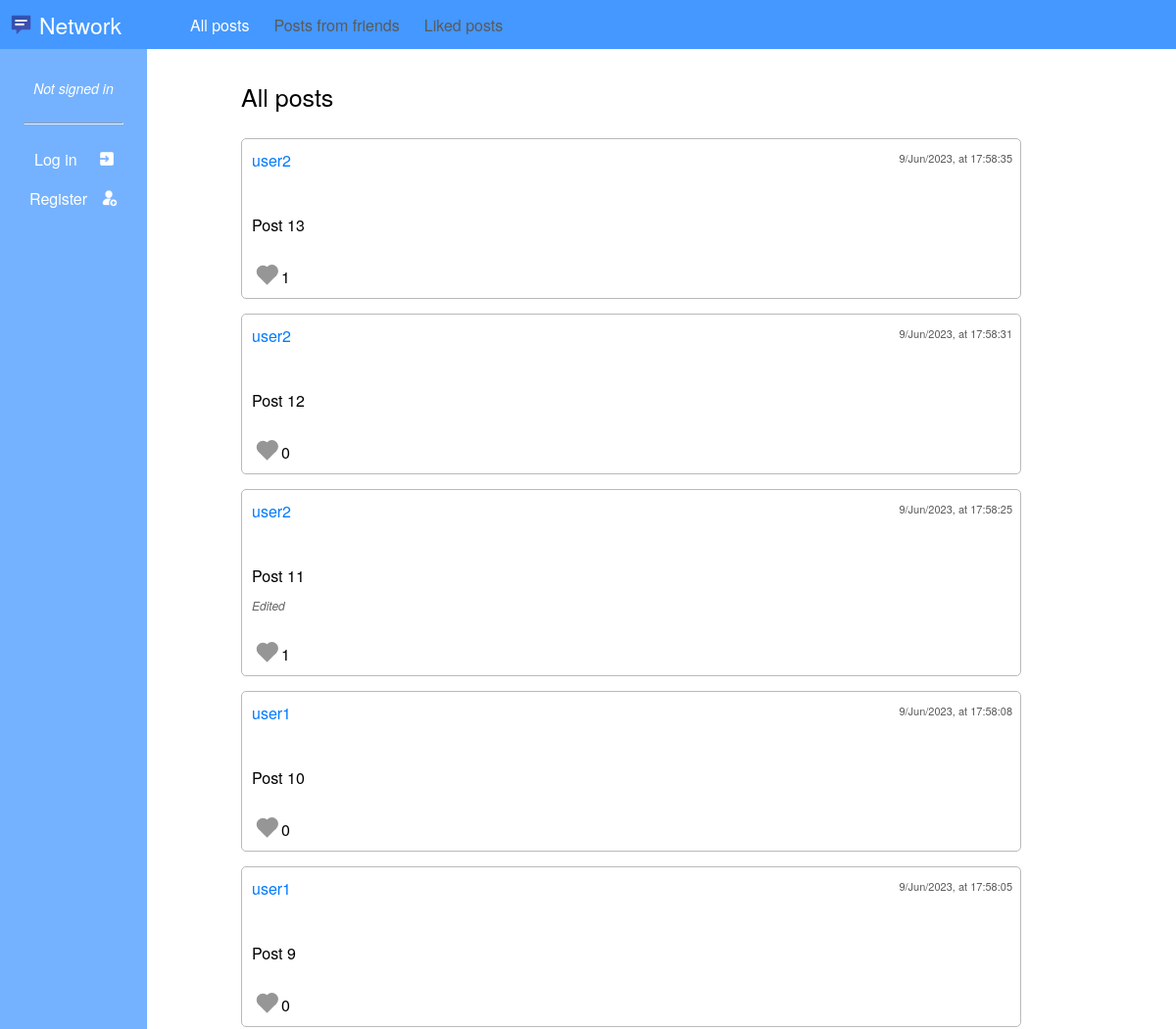
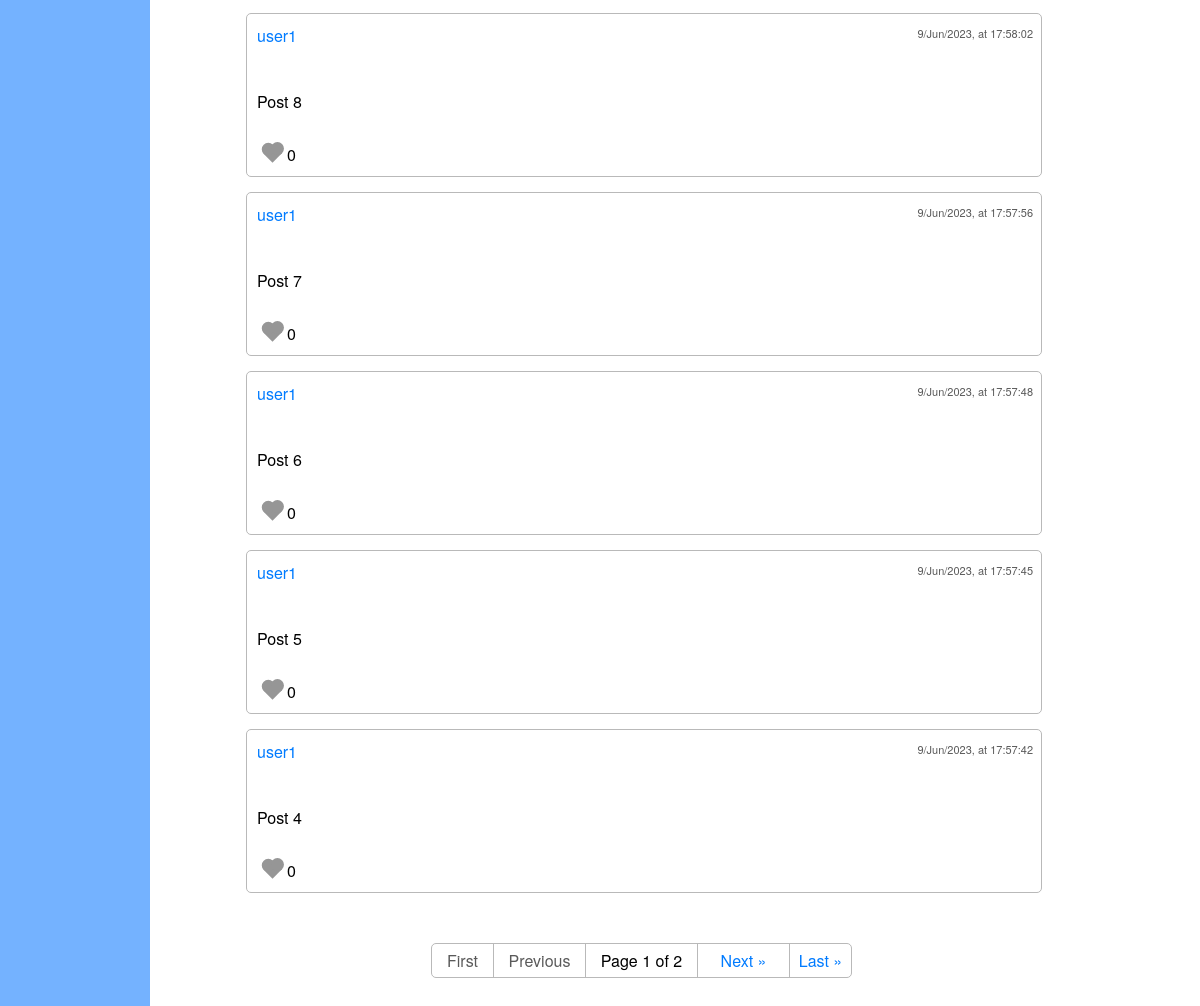
The page / on the database its author committed (2 pictures, top to bottom).
### network/models.py (models this page shows, shortened)
class Post(models.Model):
    user = models.ForeignKey(User, on_delete=models.CASCADE, related_name='post_user')
    text = models.TextField(max_length=280)
    timestamp = models.DateTimeField(auto_now_add=True)
    likes = models.ManyToManyField(User, related_name='post_likes', default=None)
    edited = models.BooleanField(default=False)

class User(AbstractUser):
    following = models.ManyToManyField('User', related_name='user_following', default=None)
    followers = models.ManyToManyField('User', related_name='user_followers', default=None)

### network/views.py (the view)
# urls.py: path('', views.index, name='index'),
def index(request):
    page_obj = paginate(request, Post.objects.all().order_by('-timestamp'))
    return render(request, "network/index.html", {
        'newPost_form': NewPostForm(),
        'posts': page_obj,
    })

### network/views.py (called while the page is built)
def paginate(request, query):
    paginator = Paginator(query, 10)
    page_number = request.GET.get('page')
    page_obj = paginator.get_page(page_number)
    return page_obj

### network/templates/network/index.html (shortened to what this page needs)
{% extends "network/layout.html" %}
{% block header %}
    <div id="pageTitle">
        All posts
    </div>
{% endblock %}

### network/templates/network/layout.html (shortened to what this page needs)
{% load static %}
<!DOCTYPE html>
<html lang="en">
    <head>
        <link href="{% static 'network/styles.css' %}" rel="stylesheet">
    </head>
    <body>
        <nav id="navbar">
            <a class="navbar-link" id="navbar-network" href="{% url 'index' %}">Network</a>
            <a class="navbar-link" href="{% url 'index' %}">All posts</a>
            {% if user.is_authenticated %}
                <a class="navbar-link" href="{% url 'friends_posts' %}">Posts from friends</a>
                <a class="navbar-link" href="{% url 'liked_posts' %}">Liked posts</a>
            {% else %}
                <a disabled class="navbar-disabledLink" title="Log in to see Friends posts">Posts from friends</a>
                <a disabled class="navbar-disabledLink" title="Log in to see Liked posts">Liked posts</a>
            {% endif %}
        </nav>
        <div id="sidebar_blockBody">
            <nav id="sidebar">
                {% if user.is_authenticated %}
                    <a id="sidebar-username" class="sidebar-link" href="{% url 'profile' request.user.username %}">{{ request.user.username }}</a>
                    <a class="sidebar-link" href="{% url 'profile' request.user.username %}">My profile</a>
                    <a class="sidebar-link" href="{% url 'followers' %}">Followers</a>
                    <a class="sidebar-link" href="{% url 'following' %}">Following</a>
                    <hr>
                    <a id="sidebar-logout" class="sidebar-log" href="{% url 'logout' %}">Log out</a>
                {% else %}
                    <a disabled id="sidebar-notSignedIn" class="sidebar-link">Not signed in</a>
                    <hr>
                    <a id="sidebar-login" class="sidebar-log" href="{% url 'login' %}">Log in</a>
                    <a id="sidebar-register" class="sidebar-log" href="{% url 'register' %}">Register</a>
                {% endif %}
            </nav>
            <div id="blockBody">
                {% block header %}
                {% endblock %}
                {% block body %}
                    {% for post in posts %}
                        <div id="post_{{post.id}}_div" class="post">
                            <div class="post-username_timestamp">
                                <a href="{% url 'profile' post.user.username %}">{{post.user.username}}</a>
                                <div class="post-timestamp">
                                    {{post.timestamp|date:"j/M/Y"}}, at {{post.timestamp|date:"G:i:s"}}
                                </div>
                            </div>
                            <div class="post-text" id="post_{{post.id}}_text">
                                {{post.text}}
                            </div>
                            <div class="post-edited" id="post_{{post.id}}_edited">
                                {% if post.edited == True %}
                                    Edited
                                {% endif %}
                            </div>
                            <div class="post-likes">
                                {% if request.user.is_authenticated %}
                                    {% if request.user not in post.likes.all %}
                                        <div class="post-likeContainer">
                                            <div class="post-likeAnimation" id="likeAnimation_{{post.id}}_button" style="display:none;" onclick="dislike('{{post.id}}')"></div>
                                            <div class="post-likeButton" id="like_{{post.id}}_button" style="display:block;" onclick="like('{{post.id}}')"></div>
                                            <div class="post-dislikeButton" id="dislike_{{post.id}}_button" style="display:none;" onclick="dislike('{{post.id}}')"></div>
                                        </div>
                                    {% else %}
                                        <div class="post-likeContainer">
                                            <div class="post-likeAnimation" id="likeAnimation_{{post.id}}_button" style="display:none;" onclick="dislike('{{post.id}}')"></div>
                                            <div class="post-likeButton" id="like_{{post.id}}_button" style="display:none;" onclick="like('{{post.id}}')"></div>
                                            <div class="post-dislikeButton" id="dislike_{{post.id}}_button" style="display:block;" onclick="dislike('{{post.id}}')"></div>
                                        </div>
                                    {% endif %}
                                {% else %}
                                    <div class="post-likeContainer">
                                        <div class="post-likeButton" id="like_{{post.id}}_button" style="display:block;"></div>
                                    </div>
                                {% endif %}
                                <div id="post_{{post.id}}_likes">
                                    {{post.likes.count}}
                                </div>
                            </div>
                        </div>
                    {% empty %}
                        No posts
                    {% endfor %}
                {% endblock %}
                {% block pagination %}
                    <nav id="pagination">
                        {% if posts.has_previous %}
                            <a id="pagination-first" class="pagination-link" href="?page=1">&laquo; First</a>
                            <a id="pagination-previous" class="pagination-link" href="?page={{ posts.previous_page_number }}"> &laquo; Previous</a>
                        {% else %}
                                <a id="pagination-first" disabled class="pagination-disabledLink">First</a>
                                <a id="pagination-previous" disabled class="pagination-disabledLink">Previous</a>
                        {% endif %}
                        <a id="pagination-page" disabled class="pagination-disabledLink">Page {{ posts.number }} of {{ posts.paginator.num_pages }}</a>
                        {% if posts.has_next %}
                            <a id="pagination-next" class="pagination-link" href="?page={{ posts.next_page_number }}">Next &raquo;</a>
                            <a id="pagination-last" class="pagination-link" href="?page={{ posts.paginator.num_pages }}">Last &raquo;</a>
                        {% else %}
                            <a id="pagination-next" class="pagination-disabledLink">Next</a>
                            <a id="pagination-last" class="pagination-disabledLink">Last</a>
                        {% endif %}
                    </nav>
                {% endblock %}
            </div>
        </div>
    </body>
</html>

### network/static/network/styles.css (style rules this page uses)
body, input, textarea { margin: 0px; font-family: "Helvetica Neue", Helvetica, Arial, sans-serif; font-size: 16px; }
body, html { height: 100%; width: 100%; }
#sidebar_blockBody { display: flex; min-height: 100%; max-height: fit-content; width: 100%; }
#blockBody { width: 100%; padding: 50px 15% 30px 8%; }
a { color: rgb(0, 123, 255); text-decoration: none; }
#pageTitle { margin-top: 30px; margin-bottom: 25px; font-size: 25px; }
#navbar { display: flex; position: absolute; height: 50px; width: 100%; background-color: rgb(68, 152, 255); }
.navbar-link, .navbar-disabledLink { display: flex; align-items: center; justify-content: center; height: 100%; min-width: fit-content; margin-right: 15px; padding: 0 5px 0 5px; color: white; }
.navbar-disabledLink { color: rgb(90, 90, 90); }
#navbar-network { margin: 0 60px 0 10px; padding-left: 30px; font-size: 23px; background-image: url(icon_network_logo.png); background-repeat: no-repeat; background-position-y: 45%; background-size: 23px; }
#sidebar { display: flex; flex-direction: column; min-width: 150px; padding-top: 70px; background-color: rgb(116, 178, 255); }
#sidebar hr { margin-top: 15px; margin-bottom: 15px; }
.sidebar-link, .sidebar-log { display: flex; align-items: center; height: 40px; color: white; }
.sidebar-link { justify-content: center; }
.sidebar-log { background-repeat: no-repeat; background-position: right; background-position-x: 100px; background-size: 18px; }
#sidebar-notSignedIn { font-size: 14px; font-style: italic; }
#sidebar-login { padding-left: 35px; background-image: url(icon_login.png); }
#sidebar-register { padding-left: 30px; background-image: url(icon_register.png); background-size: 22px; }
#sidebar hr { width: 100px; }
.post, #newPost-form { position: relative; width: 100%; margin-bottom: 15px; padding: 10px; border: 1px solid rgb(185, 185, 185); border-radius: 5px; }
.post-username_timestamp { display: flex; margin-bottom: 20px; }
.post-timestamp { position: absolute; top: 11px; right: 8px; font-size: 11px; color:rgb(90, 90, 90); }
.post-text { word-break: break-all; white-space: pre-line; }
.post-edited { margin-top: 10px; color:rgb(100, 100, 100); font-size: 12px; font-style: italic; }
.post-likes { display: flex; margin-top: 30px; }
.post-likeContainer { display: flex; justify-content: center; align-items: center; height: 20px; width: 30px; }
.post-likeButton, .post-dislikeButton, .post-likeAnimation { display: flex; position: relative; height: 13px; width: 13px; transform: rotate(-45deg); }
.post-likeButton { background-color: rgb(150, 150, 150); }
.post-likeButton::before, .post-dislikeButton::before, .post-likeAnimation::before, .post-likeButton::after, .post-dislikeButton::after, .post-likeAnimation::after { content: ""; display: flex; position: absolute; height: 13px; width: 13px; background-color: inherit; border-radius: 50%; }
.post-likeButton::before, .post-dislikeButton::before, .post-likeAnimation::before { top: -50%; }
.post-likeButton::after, .post-dislikeButton::after, .post-likeAnimation::after { right: -50%; }
#pagination { display: flex; justify-content: center; margin-top: 50px; width: calc(100% + 17px) }
.pagination-link, .pagination-disabledLink { display: flex; justify-content: center; align-items: center; padding: 5px 5px 5px 6px; margin-left: -1px; border: 1px solid rgb(185, 185, 185); }
.pagination-disabledLink { color: rgb(90, 90, 90); }
#pagination-first, #pagination-last { width: 50px; }
#pagination-previous, #pagination-next { width: 80px; }
#pagination-page { width: 100px; color: black; }
#pagination-first { border-radius: 5px 0 0 5px; }
#pagination-last { border-radius: 0 5px 5px 0; }

### rows shown on the page
Post: user.username "user2", timestamp "9/Jun/2023", timestamp "17:58:35", text "Post 13", likes.count "1"
Post: user.username "user2", timestamp "9/Jun/2023", timestamp "17:58:31", text "Post 12", likes.count "0"
Post: user.username "user2", timestamp "9/Jun/2023", timestamp "17:58:25", text "Post 11", edited "Edited", likes.count "1"
Post: user.username "user1", timestamp "9/Jun/2023", timestamp "17:58:08", text "Post 10", likes.count "0"
Post: user.username "user1", timestamp "9/Jun/2023", timestamp "17:58:05", text "Post 9", likes.count "0"
Post: user.username "user1", timestamp "9/Jun/2023", timestamp "17:58:02", text "Post 8", likes.count "0"
Post: user.username "user1", timestamp "9/Jun/2023", timestamp "17:57:56", text "Post 7", likes.count "0"
Post: user.username "user1", timestamp "9/Jun/2023", timestamp "17:57:48", text "Post 6", likes.count "0"
Post: user.username "user1", timestamp "9/Jun/2023", timestamp "17:57:45", text "Post 5", likes.count "0"
Post: user.username "user1", timestamp "9/Jun/2023", timestamp "17:57:42", text "Post 4", likes.count "0"

### other values the page prints
{{ posts.number }} "1"
{{ posts.paginator.num_pages }} "2"
